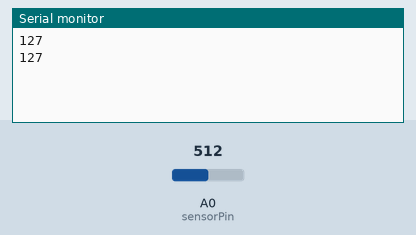
Bench run of a sketch on a simulated Arduino Uno, built with avr-gcc and run on an emulated ATmega328P. Shown: the last lines printed to the serial monitor. Inputs (shaded band) come from the test bench; at power-on: A0 (sensorPin) = 512.

Above: at 1.8 s.
1.9 s: A0 (sensorPin) set to 716
At 2.8 s:
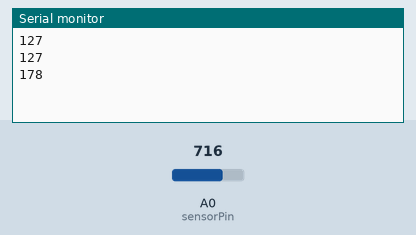
3.4 s: A0 (sensorPin) set to 900
At 4.4 s:
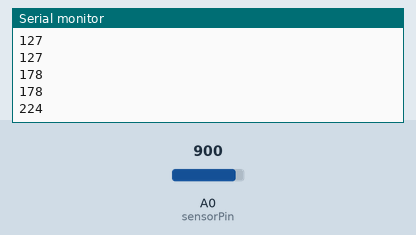
Timing chart, 0 to 6.4 s (numbered marks = the images above; inputs shaded):
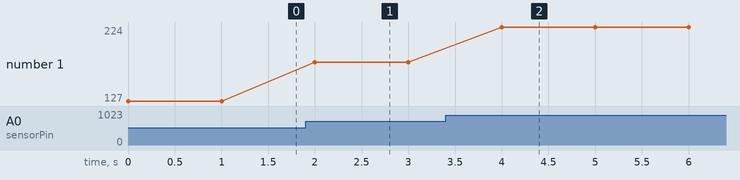

The sketch:

ldrserial.ino
```cpp
/*
Led Intensity variation with a potentiometer
*/

int sensorPin = A0;
int sensorValue = 0;
int valuemapped = 0;

void setup() {
  Serial.begin(9600);
}

void loop() {
  sensorValue = analogRead(sensorPin);
  valuemapped = map(sensorValue, 0, 1024, 0, 255);
  Serial.print(valuemapped);
  Serial.println();
  delay(1000);
}
```

Measured:
- after the input at 1.9 s, the serial monitor: prints a new line after 0.10 s (image 1)
- after the input at 3.4 s, the serial monitor: prints a new line after 0.60 s (image 2)
- plotted number 1: 127 → 178 after the input at 1.9 s, 178 → 224 after the input at 3.4 s
